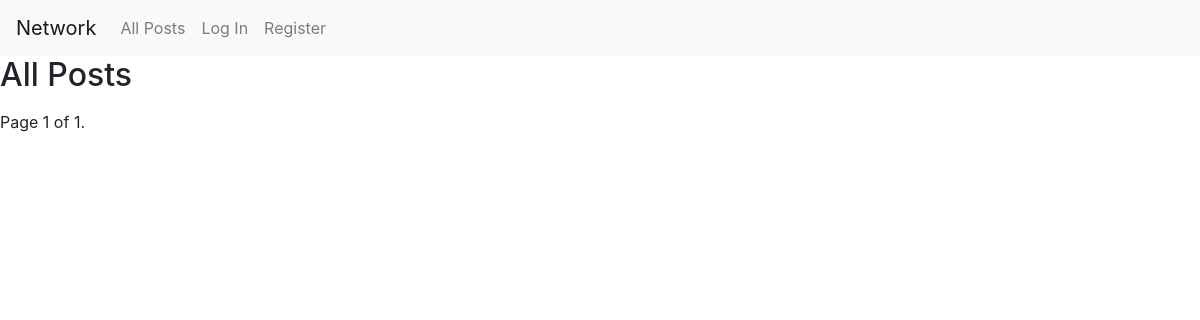
Before: / with the older database file.
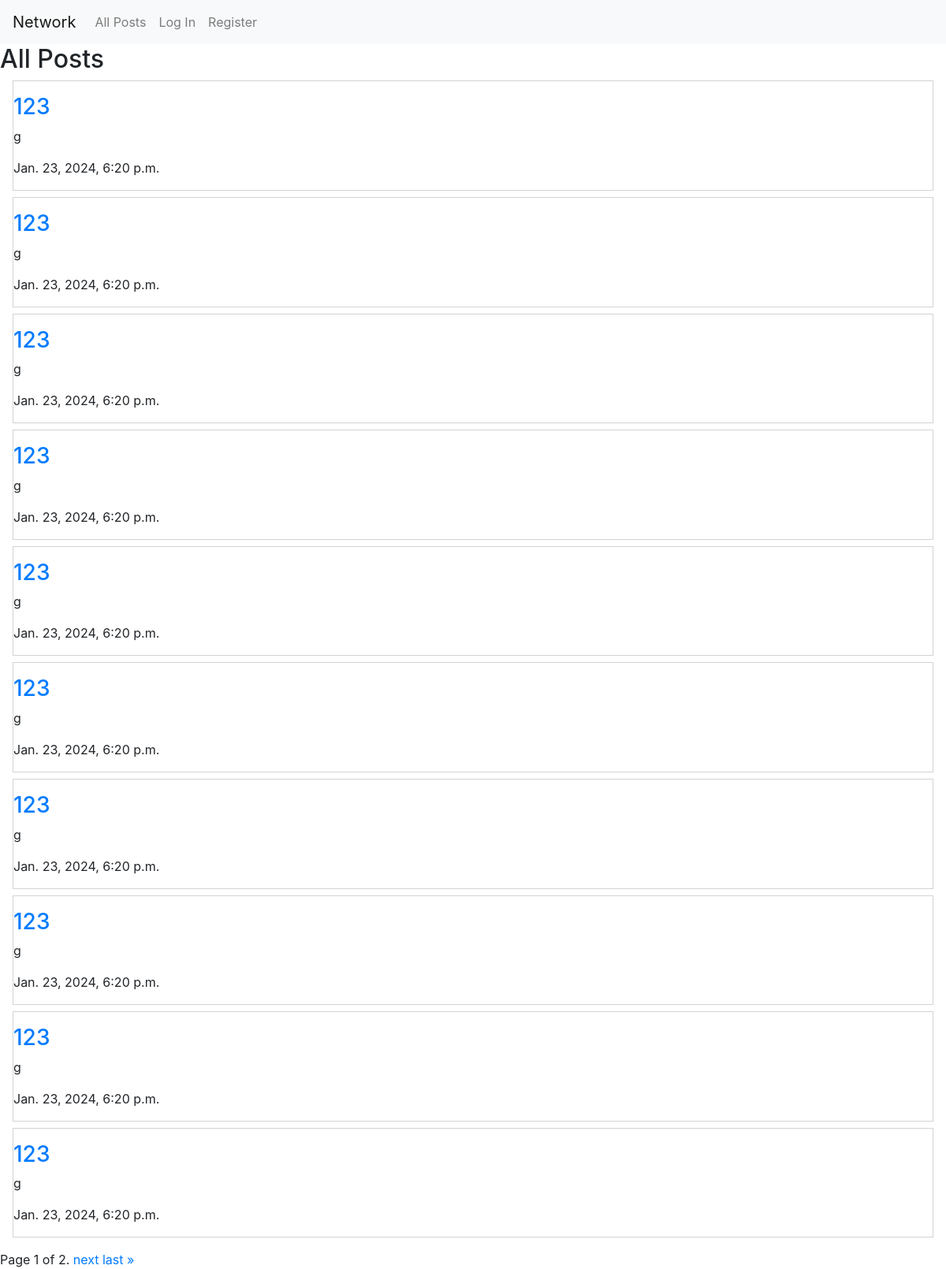
After: the same page with the newer database file.
### network/models.py (models this page shows, shortened)
class Posting(models.Model):
    id = models.AutoField(primary_key=True)
    user = models.ForeignKey(User, on_delete=models.CASCADE, related_name="author")
    content = models.CharField(max_length=64, unique=False)
    timestamp = models.DateTimeField(auto_now_add=True)

class User(AbstractUser):
    followers = models.ManyToManyField('self', symmetrical=False, related_name='following')

### network/views.py (the view, shortened to what this page needs)
# urls.py: path("", views.index, name="index"),
def index(request):
    postings = Posting.objects.all().order_by('-timestamp')
    paginator = Paginator(postings, 10)  # Show 10 postings per page
    page_number = request.GET.get('page')
    page_obj = paginator.get_page(page_number)
    return render(request, "network/index.html", {
        'page_obj': page_obj,
        'h2_label': "All",
        'h3_label': "New",
        'btn_value': "Post",
    })

### network/templates/network/index.html (shortened to what this page needs)
{% extends "network/layout.html" %}
{% block body %}
    <h2>{{ h2_label }} Posts</h2>
    {% for posting in page_obj %}
        <div class="ml-3 mr-3 mt-2" id="posting-card">
            <h3 class="mt-3"><a href="{% url 'profile_view' username=posting.user.username %}">{{ posting.user }}</a></h3>
            <P>{{ posting.content }}</P>
            <p>{{ posting.timestamp }}</p>
        </div>
    {% endfor %}
    <div class="pagination mt-3">
        <span class="step-links">
            <span class="current">
                Page {{ page_obj.number }} of {{ page_obj.paginator.num_pages }}.
            </span>
            {% if page_obj.has_next %}
                <a href="?page={{ page_obj.next_page_number }}">next</a>
                <a href="?page={{ page_obj.paginator.num_pages }}">last &raquo;</a>
            {% endif %}
        </span>
    </div>
{% endblock %}

### network/templates/network/layout.html (shortened to what this page needs)
{% load static %}
<!DOCTYPE html>
<html lang="en">
    <head>
        <link rel="stylesheet" href="https://stackpath.bootstrapcdn.com/bootstrap/4.4.1/css/bootstrap.min.css">
        <link href="{% static 'network/styles.css' %}" rel="stylesheet">
    </head>
    <body>
        <nav class="navbar navbar-expand-lg navbar-light bg-light">
            <a class="navbar-brand" href="#">Network</a>
            <div>
              <ul class="navbar-nav mr-auto">
                <li class="nav-item">
                  <a class="nav-link" href="{% url 'index' %}">All Posts</a>
                </li>
                {% if user.is_authenticated %}
                    <li class="nav-item">
                        <a class="nav-link" href="{% url 'following_view' username=request.user.username %}">Following</a>
                    </li>
                    <li class="nav-item">
                        <a class="nav-link" href="{% url 'logout' %}">Log Out</a>
                    </li>
                {% else %}
                    <li class="nav-item">
                        <a class="nav-link" href="{% url 'login' %}">Log In</a>
                    </li>
                    <li class="nav-item">
                        <a class="nav-link" href="{% url 'register' %}">Register</a>
                    </li>
                {% endif %}
              </ul>
            </div>
          </nav>
        <div class="body">
            {% block body %}
            {% endblock %}
        </div>
    </body>
</html>

### network/static/network/styles.css (style rules this page uses)
#posting-card { border: 1px solid lightgray; }

Changed rows visible on the page:
added Posting: user "123", content "g", timestamp "Jan. 23, 2024, 6:20 p.m."
added Posting: user "123", content "g", timestamp "Jan. 23, 2024, 6:20 p.m."
added Posting: user "123", content "g", timestamp "Jan. 23, 2024, 6:20 p.m."
added Posting: user "123", content "g", timestamp "Jan. 23, 2024, 6:20 p.m."
added Posting: user "123", content "g", timestamp "Jan. 23, 2024, 6:20 p.m."
added Posting: user "123", content "g", timestamp "Jan. 23, 2024, 6:20 p.m."
added Posting: user "123", content "g", timestamp "Jan. 23, 2024, 6:20 p.m."
added Posting: user "123", content "g", timestamp "Jan. 23, 2024, 6:20 p.m."
added Posting: user "123", content "g", timestamp "Jan. 23, 2024, 6:20 p.m."
added Posting: user "123", content "g", timestamp "Jan. 23, 2024, 6:20 p.m."
Other visible differences:
{{ page_obj.paginator.num_pages }}: "1" → "2"
text now shown: "next last »"
